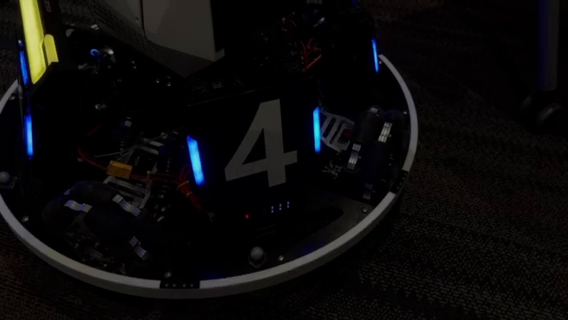
#> input picture frame 35 of Resources/stream.mp4, 568 x 320 px
$ python main.py
#> lines starting #> are read from the running program, lines starting #| are printed output that depends on the picture; after the words box and inside, x2 and y2 are one past the last pixel; in counts of white or black regions, pixels touching at a corner belong together
#> in main, img is the input picture: shape (320, 568, 3); mean B, G, R 10.4, 10.3, 11.1
### preProcessing.py
import cv2
import numpy as np


def preProcessing(img):
    # 图片预处理
    imgBlur = cv2.GaussianBlur(img, (7, 7), 1)  # Gaussian blur
    imgHSV = cv2.cvtColor(imgBlur, cv2.COLOR_BGR2HSV)  # Convert to HSV color space
#> imgHSV: shape (320, 568, 3); mean H, S, V 49.5, 90.8, 13.2

    h_min, h_max = 73, 118
    s_min, s_max = 86, 226
    v_min, v_max = 128, 255

    lower = np.array([h_min, s_min, v_min])  # Lower HSV threshold
    upper = np.array([h_max, s_max, v_max])  # Upper HSV threshold

    mask = cv2.inRange(imgHSV, lower, upper)  # Create mask
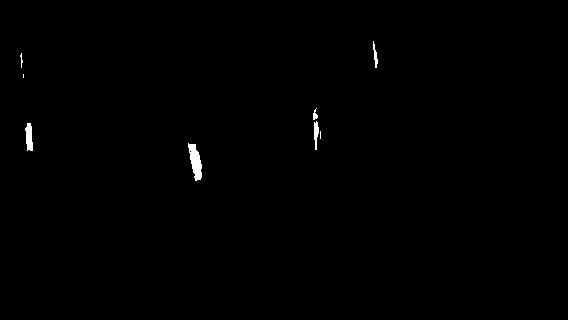
#> mask: shape (320, 568); 0.39% white; 8 white regions (2 under 20 px), largest, box (x1, y1, x2, y2) and area: (188, 143, 202, 181) 316, (25, 123, 33, 151) 164, (314, 121, 319, 150) 96, (373, 41, 378, 68) 64, (313, 108, 318, 120) 35, (20, 53, 23, 68) 20
    _, mask = cv2.threshold(
        mask, 0, 255, cv2.THRESH_BINARY + cv2.THRESH_OTSU
    )  # Threshold mask

    imgGray = cv2.cvtColor(img, cv2.COLOR_BGR2GRAY)  # Convert to grayscale
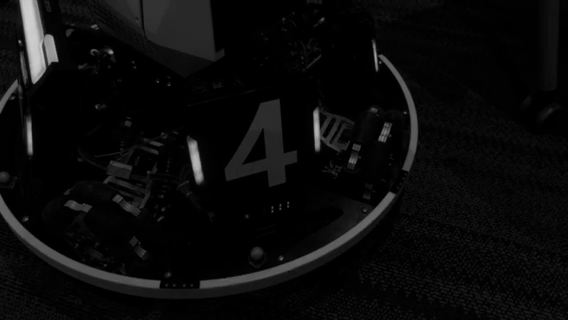
#> imgGray: shape (320, 568); min 0, max 207, mean 10.5
    imgGray = cv2.bitwise_and(imgGray, imgGray, mask=mask)  # Mask the grayscale image

    kernel = np.ones((5, 5), dtype=np.uint8)
    imgDilation = cv2.dilate(imgGray, kernel, iterations=3)  # Dilation
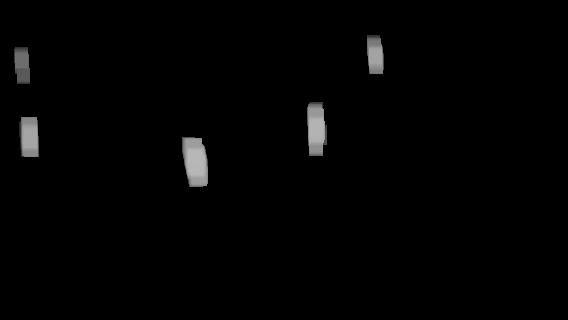
#> imgDilation: shape (320, 568); min 0, max 183, mean 3
    imgEroded = cv2.erode(imgDilation, kernel, iterations=1)  # Erosion

    _, imgTresh = cv2.threshold(imgEroded, 0, 255, cv2.THRESH_BINARY)
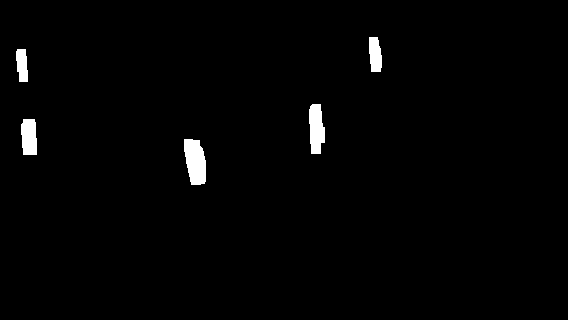
#> imgTresh: shape (320, 568); 1.5% white; 5 white regions

    # cv2.imshow("imgThresh", imgTresh)

    return imgTresh

### findContours.py
import cv2
import numpy as np


def findContours(img, original_img):
    # Find contours
    contours, hierarchy = cv2.findContours(
        img, cv2.RETR_EXTERNAL, cv2.CHAIN_APPROX_NONE
    )
#> contours = 5 contours; box (x1, y1, x2, y2) and area: (184, 139, 206, 185) 743, (309, 104, 325, 154) 576, (21, 119, 37, 155) 470, (369, 37, 382, 72) 340, (16, 49, 28, 82) 284

    imgContours = original_img.copy()  # Create a temporary image for drawing contours
    boundingRect = []

    for cnt in contours:
        area = cv2.contourArea(cnt)

        if area > 200:
            peri = cv2.arcLength(cnt, True)  # Calculate the perimeter of the contour
            approx = cv2.approxPolyDP(cnt, 0.02 * peri, True)  # Approximate the contour

            x, y, w, h = cv2.boundingRect(
                approx
            )  # Get the bounding rectangle of the contour
            boundingRect.append([x, y, w, h])

            cv2.rectangle(
                imgContours, (x, y), (x + w, y + h), (204, 0, 0), 3
            )  # Draw the bounding rectangle
            cv2.putText(
                imgContours,
                "Stripe",
                (x + 5, y - 10),
                cv2.FONT_HERSHEY_COMPLEX_SMALL,
                1,
                (204, 0, 0),
                2,
            )  # Put text on the image
#> this loop made 5 passes
#> (area, peri, x, y, w, h) on passes 1 to 5: (743, 122.6, 184, 139, 22, 46), (470, 96.49, 21, 119, 16, 36), (575.5, 122.7, 309, 104, 16, 50), (283.5, 83.07, 16, 49, 12, 33), (340.5, 87.9, 369, 37, 13, 35)
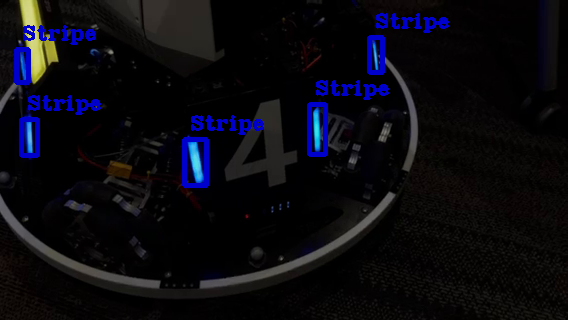
#> imgContours: shape (320, 568, 3); 3.16% of pixels changed, all inside (x1, y1, x2, y2) = (14, 13, 449, 188)
#> after the loop, boundingRect = [[184, 139, 22, 46], [21, 119, 16, 36], [309, 104, 16, 50], [16, 49, 12, 33], [369, 37, 13, 35]]

        # TODO: determine the armor plate

    return imgContours

### main.py
import cv2
import numpy as np
from preProcessing import preProcessing
from findContours import findContours

cap = cv2.VideoCapture("Resources/stream.mp4")
cap.set(3, 640)
cap.set(4, 480)


def main():
    while True:
        success, img = cap.read()
        if not success:
            cap.set(cv2.CAP_PROP_POS_FRAMES, 0)
            continue

        # cv2.imshow("Original", img)

        imgTresh = preProcessing(img)  # Process the image
        # cv2.imshow("imgThresh", imgTresh)

        imgContours = findContours(imgTresh, img)  # Find contours
        cv2.imshow("Contours", imgContours)

        k = cv2.waitKey(1)
#> (key q is pressed here)
        if k == ord("q"):
            cv2.destroyAllWindows()
            break


if __name__ == "__main__":
    main()

$ run again, starting later in the video
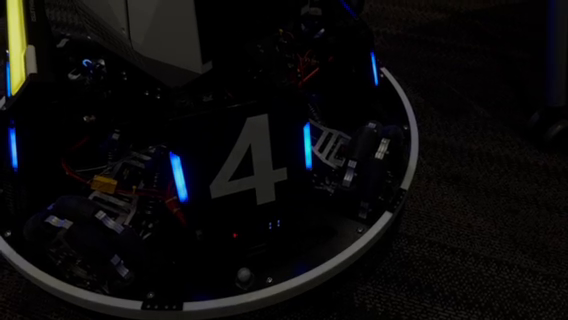
#> input picture frame 158 of Resources/stream.mp4, 568 x 320 px
#> in main, img is the input picture: shape (320, 568, 3); mean B, G, R 10.8, 10.6, 11.2
#> imgHSV: shape (320, 568, 3); mean H, S, V 50.1, 83.5, 13.4
#> in preProcessing, `mask = cv2.inRange(imgHSV, lower, upper)`:
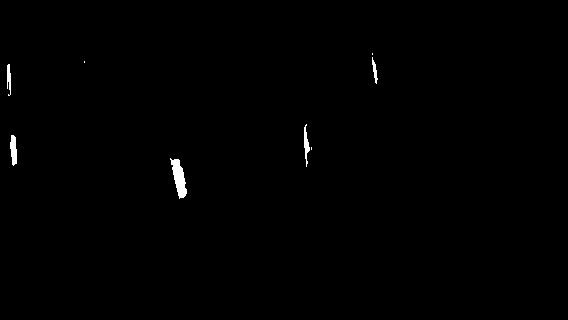
#> mask: shape (320, 568); 0.45% white; 8 white regions (3 under 20 px), largest, box (x1, y1, x2, y2) and area: (170, 158, 187, 199) 368, (10, 135, 17, 166) 161, (304, 124, 310, 167) 123, (7, 64, 11, 96) 93, (372, 57, 378, 84) 71
#> imgTresh: shape (320, 568); 1.7% white; 6 white regions
#> contours = 6 contours; box (x1, y1, x2, y2) and area: (166, 154, 191, 203) 842, (300, 120, 316, 171) 554, (6, 131, 21, 170) 480, (3, 60, 15, 100) 413, (368, 49, 382, 88) 388, (80, 57, 89, 67) 72
#> the loop in findContours, `for cnt in contours:` made 6 passes
#> (area, peri, approx, x, y, w, h) on pass 4: (413, 97.66, [[4, 60], [4, 99], [13, 99], [13, 60]], 4, 60, 10, 40)
#> after the loop in findContours, `for cnt in contours:`:
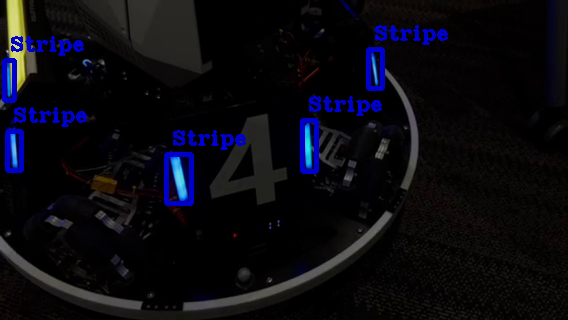
#> imgContours: shape (320, 568, 3); 3.25% of pixels changed, all inside (x1, y1, x2, y2) = (2, 25, 448, 206)
#> after the loop in findContours, `for cnt in contours:`: boundingRect = [[166, 154, 25, 49], [7, 131, 14, 39], [302, 120, 14, 51], [4, 60, 10, 40], [368, 49, 14, 39]]

$ run again, starting later in the video
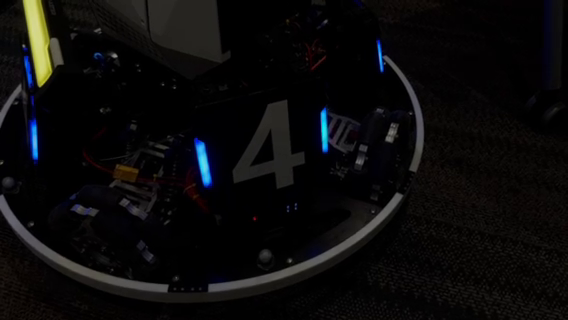
#> input picture frame 282 of Resources/stream.mp4, 568 x 320 px
#> in main, img is the input picture: shape (320, 568, 3); mean B, G, R 10.8, 10.6, 11.2
#> imgHSV: shape (320, 568, 3); mean H, S, V 49.8, 84.1, 13.4
#> in preProcessing, `mask = cv2.inRange(imgHSV, lower, upper)`:
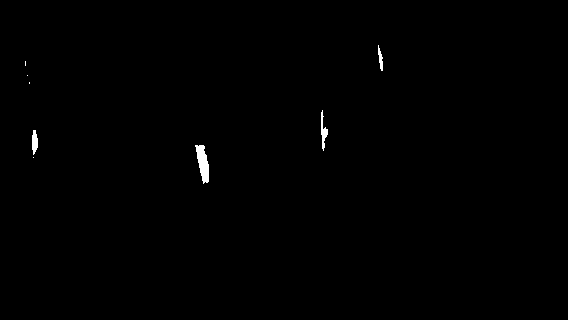
#> mask: shape (320, 568); 0.36% white; 8 white regions (4 under 20 px), largest, box (x1, y1, x2, y2) and area: (195, 145, 209, 184) 328, (321, 110, 328, 151) 128, (32, 130, 38, 155) 112, (378, 45, 383, 71) 72
#> imgTresh: shape (320, 568); 1.4% white; 5 white regions
#> contours = 5 contours; box (x1, y1, x2, y2) and area: (191, 141, 213, 188) 760, (317, 106, 332, 155) 533, (28, 126, 42, 162) 406, (374, 41, 387, 75) 344, (21, 57, 34, 88) 240
#> the loop in findContours, `for cnt in contours:` made 5 passes
#> (area, peri, x, y, w, h) on passes 1 to 5: (759.5, 125.2, 191, 141, 22, 47), (406, 91.31, 29, 126, 13, 36), (533, 118.1, 318, 106, 14, 49), (240, 81.66, 21, 57, 13, 31), (343.5, 85.9, 374, 41, 13, 34)
#> after the loop in findContours, `for cnt in contours:`:
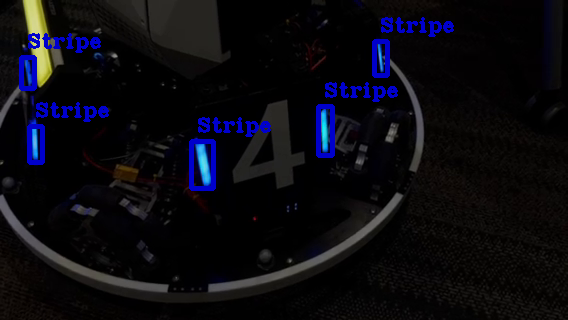
#> imgContours: shape (320, 568, 3); 3.12% of pixels changed, all inside (x1, y1, x2, y2) = (19, 17, 454, 191)
#> after the loop in findContours, `for cnt in contours:`: boundingRect = [[191, 141, 22, 47], [29, 126, 13, 36], [318, 106, 14, 49], [21, 57, 13, 31], [374, 41, 13, 34]]
